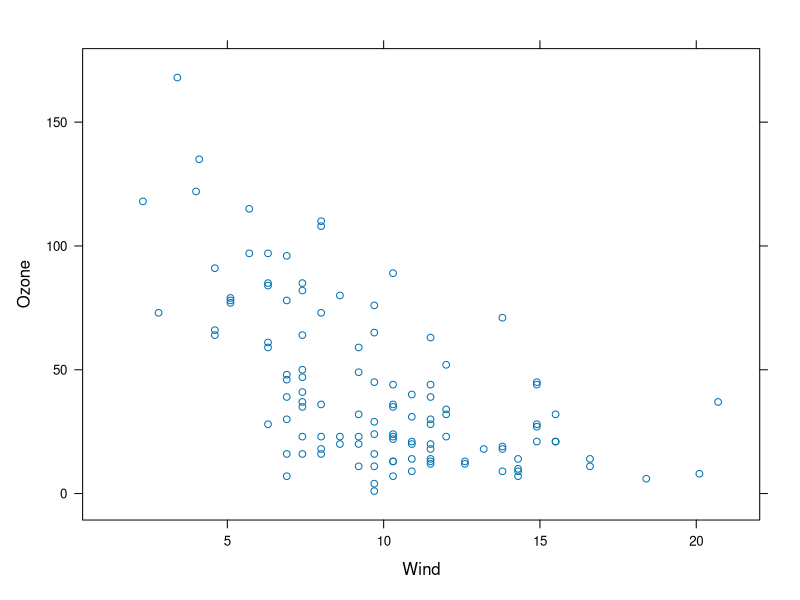
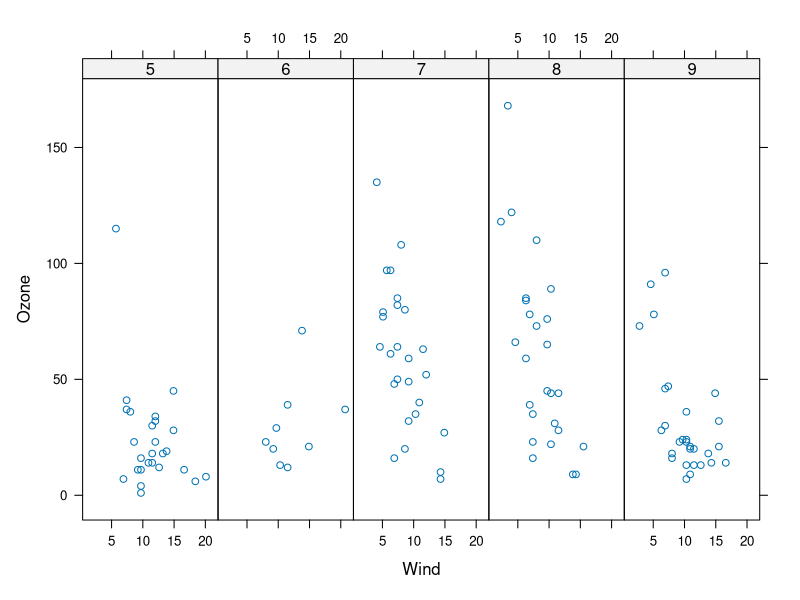
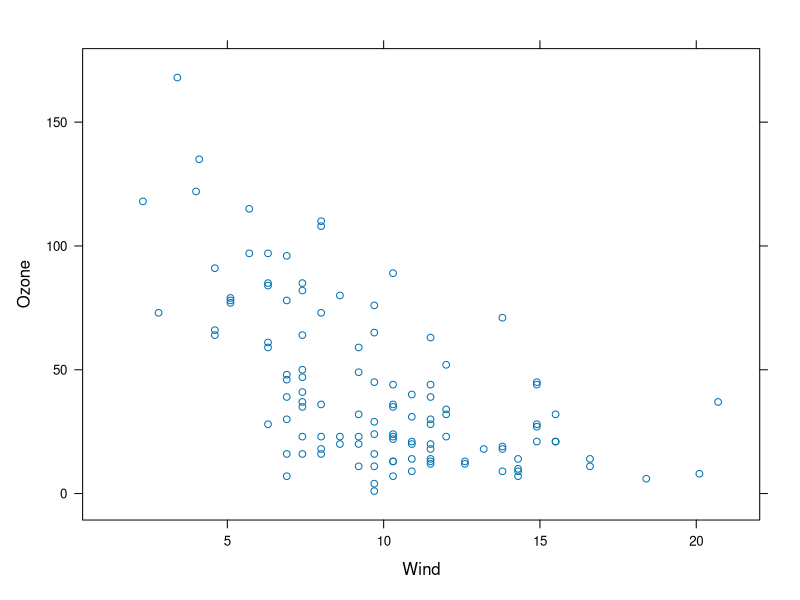
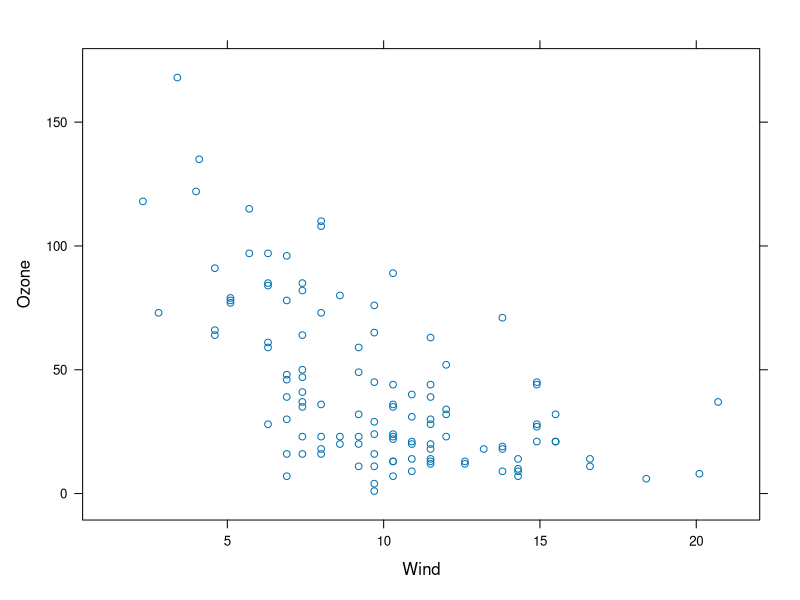
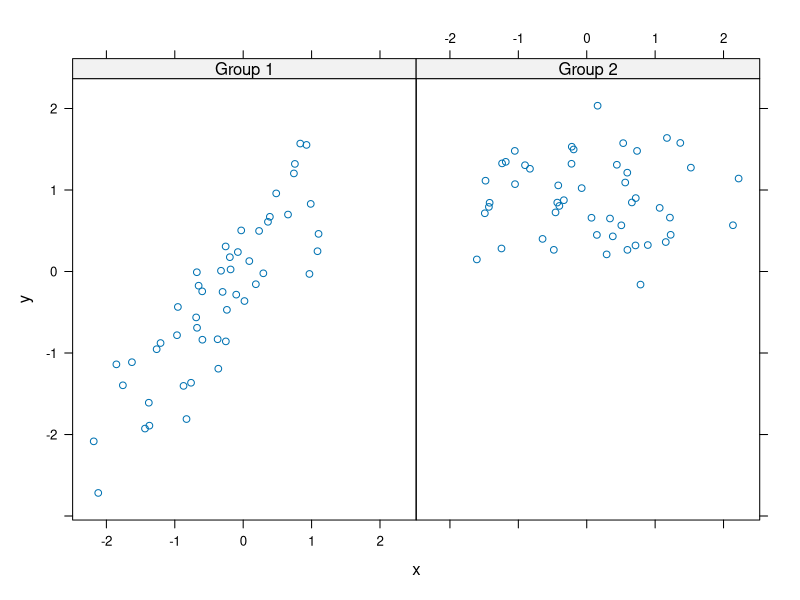
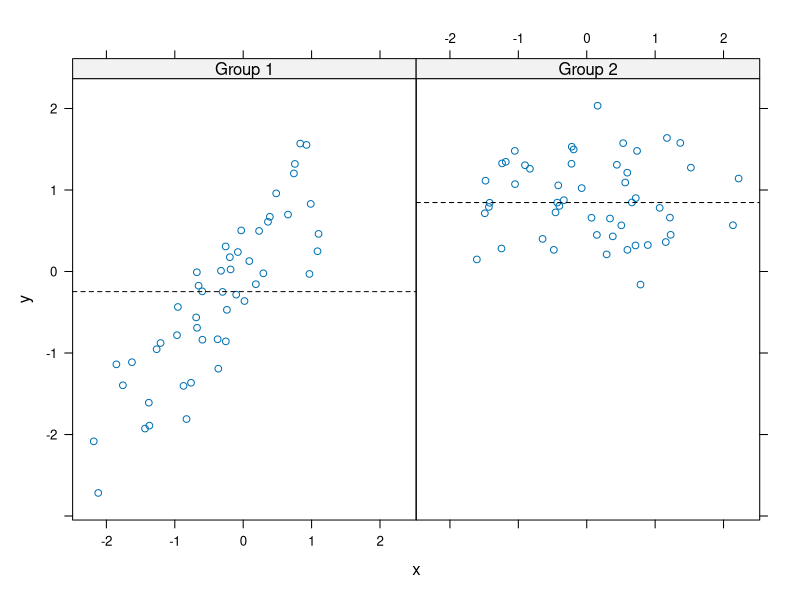
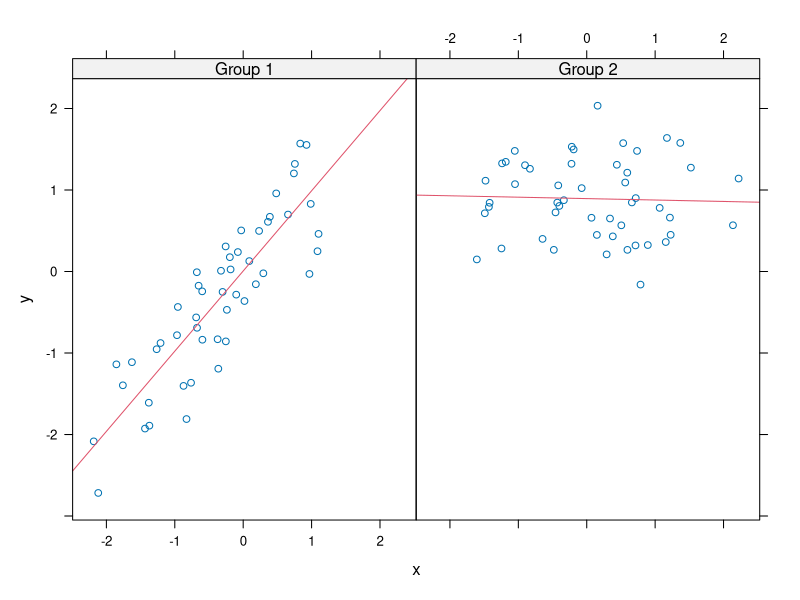
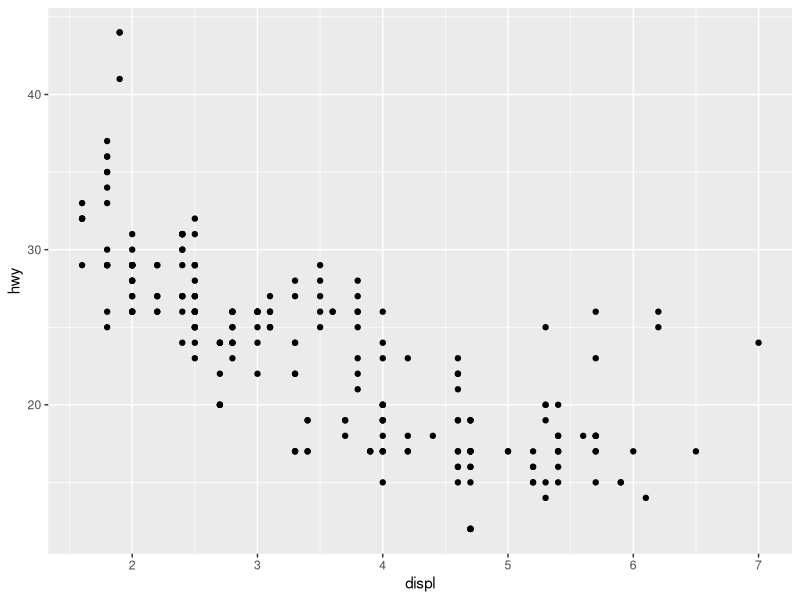

Recreate these plots in R, in order. (Note: this script raises an error after producing the figures.)

# Lattice Plotting System (pt 1) ----

library(lattice)

#' * lattice: contains code for producing Trellis graphics, which are independent 
#'           of the 'base' graphics system; functions like xyplot(), bwplot(), levelplot()
#' * grid: implements a fdifferent graphing system indepenent of base system; 
#'         the lattice builds on top of lattice


#' Lattice Functions 
#' * xyplot: scatterplots
#' * bwplot: box aand whiskers ("boxplots")
#' * histogram:
#' * stripplot: like boxplots but with actual points
#' * dotplot: plot dots on "violin strings"
#' * splom: scatterplot matrix, like pairs() in base plot system 
#' * levelplot, contourplot: for plotting "image" data    

# xyplot() ----
# xyplot( y ~ x | f* g, data) 
# use formula notation, hence the ~. 
# y-axis is left of the ~, on the right is the x-axis
# f and g are conditioning variables, they are optional
  ### the * indicates an interaction between the 2
# second argument is data (list or df)

library(lattice)
library(datasets)

# simple plot 
xyplot(Ozone ~ Wind, data = airquality)

# create a multi-dimensional panel based on Month
# convert month to factor 
airquality <- transform(airquality, Month = factor(Month))
xyplot(Ozone ~ Wind | Month, data = airquality, layout = c(5,1))

# lattice functions behave differently than base graphics functions in 1 critical way: 
#' * base graphics functions plot data directly to graphics device (ie screen, pdf file, etc...)
#' * lattice graphs functions return an object of class "trellis" 
#' * yadda yadda yadda

# lattice behavior cont'd
p <- xyplot(Ozone ~ Wind, data = airquality)  # nothing happens
print(p)
xyplot(Ozone ~ Wind, data = airquality)  # auto printing


# lattice functions have a "panel function" which controls what happens inside each panel of the plot 
# the lattice packagge comes with default panel functions, but you can supply your own if you 
      # want to customize what happens in each panel 
# panel functions recieve the x/y coordinates of the data points in their panel (along with any optional args)


# customize panel functions ----

set.seed(10)
x <- rnorm(100)
f <- rep(0:1, each = 50)
y <- x + f - f *x + rnorm(100, sd=0.5)
f <- factor(f, labels = c("Group 1", "Group 2"))
xyplot(y ~ x | f, layout = c(2,1)) # plot with 2 panels

# customize panel function 
xyplot(y ~x | f, panel= function(x, y, ...) {
  panel.xyplot(x, y, ...) ## first call of the default panel function for 'xyplot'
  panel.abline(h = median(y), lty = 2) # add horizontal line at median
})


# customize panel function 
xyplot(y ~x | f, panel= function(x, y, ...) {
  panel.xyplot(x, y, ...) ## first call of the default panel function for 'xyplot'
  panel.lmline(x, y, col=2) # add regression line to plots
})



# ggplot2 package ---- 

# an implementation of the "Grammar of Graphics" by Leland Wilkinson
# Written by Hadley Wickham (while a grad student at Iowa State)
# 3rd graphics system (along with base and lattice)

# what is ggplot2? 
#; grammar of graphics represents and abstraction of graphics ideas/... 


# the basics: qplot()
#' works much like plot() in base
#' looks for data in a data.frmae, similar to lattice, or in parent environment 
#' plots are made up of aesthitics (size, shape, color) and geoms(points, lines)
#' * factors are important bc they indicate subsets of data; they should be labeled
#' the qplot() hides what goes on underneath, which is okay for most operations
#' ggplot() is the core function and very flexible for doing things qplot() cannot do


library(ggplot2)
str(mpg)

qplot(displ, hwy, data = mpg)
qplot(displ, hwy, data = mpg, color = drv)
qplot(displ, hwy, data = mpg, geom = c("point", "smooth"))

# make hist 
qplot(hwy, data = mpg, fill = drv)

# facets 
  # notice that variables on right of ~ determine columns and left determines rows
qplot(displ, hwy, data = mpg, facets = .~drv)
qplot(hwy, data = mpg, facets = drv~., binwidth = 2)


# ggplot2 plotting system - part 2 ---- 

#' COMPONENTS OF GGPLOT2
#' * data.frame
#' * aesthetic mappings: how data are mapped to color/size
#' * geoms: geometric objects like points, likes, shapes 
#' * facets: for conditional plots 
#' * stats: stat transformations like binning, quantiles, smoothing, etc...
#' * scales: what scale an aesthetic map uses (example: male = red, female = blue)
#' * coordinate system 

# plots are built in layers
  # plot data 
  # overlay a summary 
  # metadata and annotation


# base vs ggplot - AXIS LIMITS 
testdf <- data.frame(x = 1:100, y = rnorm(100))
testdf[50,2] <- 100 ## adding an outlier! 

plot(testdf$x, testdf$y, type = "l", ylim = c(-3,3))
g <- ggplot(testdf, aes(x, y))
g + geom_line()

# axis limits cause different subsets of data!!! 
g + geom_line() + ylim(-3,3)  ## creates a subset of data within this range!!!
g + geom_line() + coord_cartesian(ylim = c(-3,3))  ## includes outlier!!! 

# use *coord_cartesian()* to include values outside of axis limits defined!!


# Making Tertiles (cutting data) ----

# calculate the deciles of the data 
cutpoints <- quantile(maacs$logno2_new, seq(0,1, length= 4), na.rm=T)

# cut the data at the deciles and create a new factor variable 
maacs$no2dec <- cut(maacs$logno2_new, cutpoints)

# see the levels of the newly created factor variable 
levels(maacs$no2dec)



